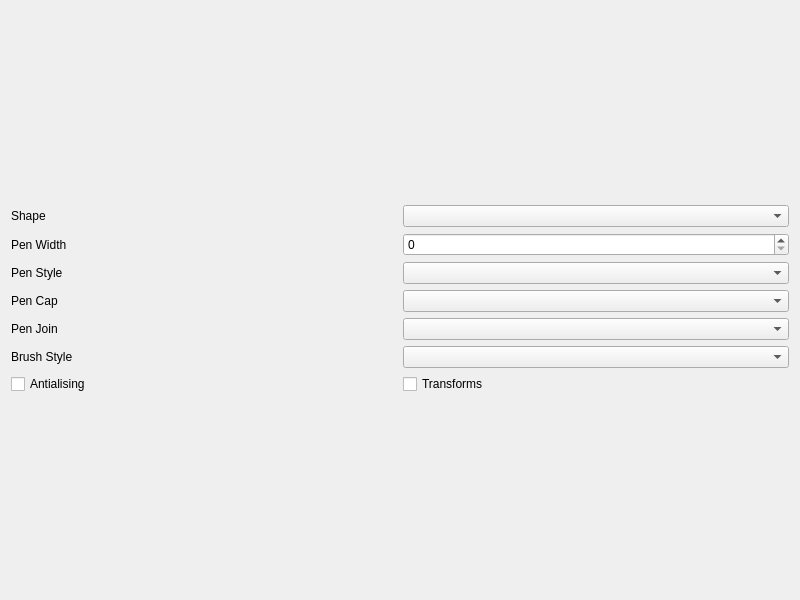
<?xml version="1.0" encoding="UTF-8"?>
<ui version="4.0">
 <class>Widget</class>
 <widget class="QWidget" name="Widget">
  <property name="geometry">
   <rect>
    <x>0</x>
    <y>0</y>
    <width>800</width>
    <height>600</height>
   </rect>
  </property>
  <property name="windowTitle">
   <string>Widget</string>
  </property>
  <layout class="QVBoxLayout" name="verticalLayout_2">
   <item>
    <layout class="QVBoxLayout" name="canvasLayout"/>
   </item>
   <item>
    <layout class="QVBoxLayout" name="verticalLayout">
     <item>
      <layout class="QHBoxLayout" name="horizontalLayout">
       <item>
        <widget class="QLabel" name="label">
         <property name="text">
          <string>Shape</string>
         </property>
        </widget>
       </item>
       <item>
        <widget class="QComboBox" name="shapeCombo"/>
       </item>
      </layout>
     </item>
     <item>
      <layout class="QHBoxLayout" name="horizontalLayout_2">
       <item>
        <widget class="QLabel" name="label_2">
         <property name="text">
          <string>Pen Width</string>
         </property>
        </widget>
       </item>
       <item>
        <widget class="QSpinBox" name="penWidth"/>
       </item>
      </layout>
     </item>
     <item>
      <layout class="QHBoxLayout" name="horizontalLayout_3">
       <item>
        <widget class="QLabel" name="label_3">
         <property name="text">
          <string>Pen Style</string>
         </property>
        </widget>
       </item>
       <item>
        <widget class="QComboBox" name="penStyleCombobox"/>
       </item>
      </layout>
     </item>
     <item>
      <layout class="QHBoxLayout" name="horizontalLayout_4">
       <item>
        <widget class="QLabel" name="label_4">
         <property name="text">
          <string>Pen Cap</string>
         </property>
        </widget>
       </item>
       <item>
        <widget class="QComboBox" name="penCapComboBox"/>
       </item>
      </layout>
     </item>
     <item>
      <layout class="QHBoxLayout" name="horizontalLayout_5">
       <item>
        <widget class="QLabel" name="label_5">
         <property name="text">
          <string>Pen Join</string>
         </property>
        </widget>
       </item>
       <item>
        <widget class="QComboBox" name="penJoinComboBox"/>
       </item>
      </layout>
     </item>
     <item>
      <layout class="QHBoxLayout" name="horizontalLayout_6">
       <item>
        <widget class="QLabel" name="label_6">
         <property name="text">
          <string>Brush Style</string>
         </property>
        </widget>
       </item>
       <item>
        <widget class="QComboBox" name="brushStyleComboBox"/>
       </item>
      </layout>
     </item>
     <item>
      <layout class="QHBoxLayout" name="horizontalLayout_7">
       <item>
        <widget class="QCheckBox" name="antiCheckBox">
         <property name="text">
          <string>Antialising</string>
         </property>
        </widget>
       </item>
       <item>
        <widget class="QCheckBox" name="transformCheckBox">
         <property name="text">
          <string>Transforms</string>
         </property>
        </widget>
       </item>
      </layout>
     </item>
    </layout>
   </item>
  </layout>
 </widget>
 <resources/>
 <connections/>
</ui>
